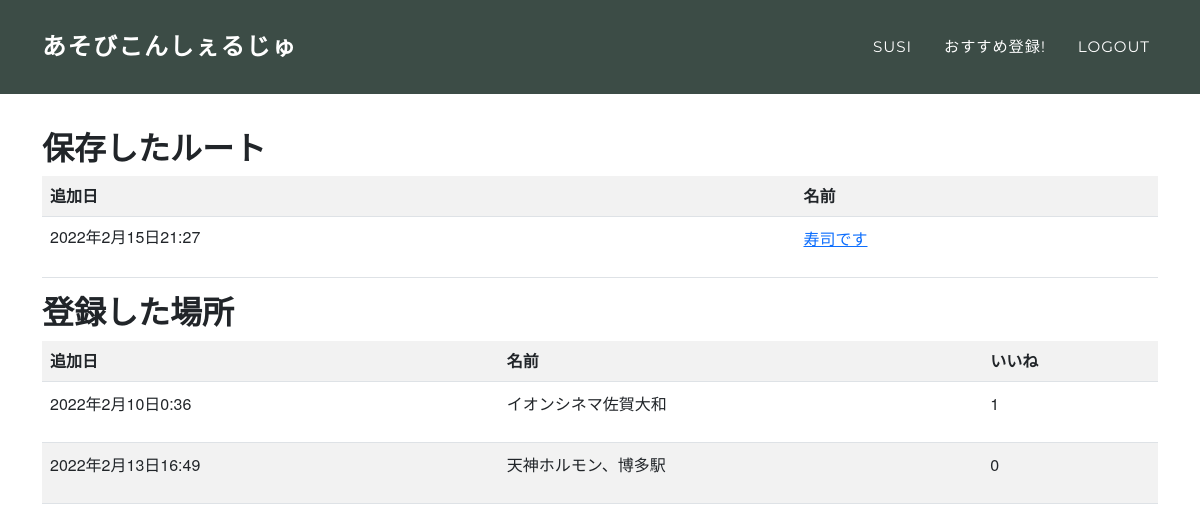
The page /user/1 (signed in) on the database as committed earlier.
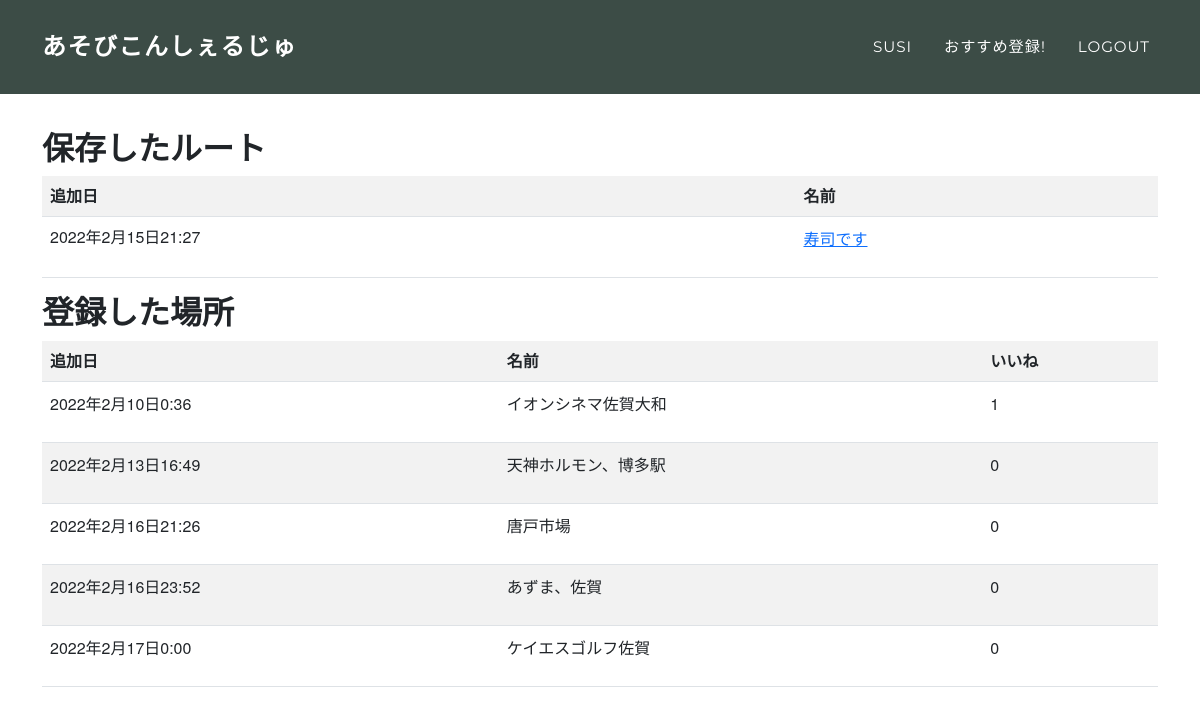
The same page on the database as committed later.
### testRoot/models.py (models this page shows, shortened)
class KeepRoot(models.Model):
    name = models.CharField(max_length=255)
    first = models.ForeignKey(TypeOfPlace, on_delete=models.CASCADE, null=True,related_name='first')
    second = models.ForeignKey(TypeOfPlace, on_delete=models.CASCADE, null=True,related_name='second')
    third = models.ForeignKey(TypeOfPlace, on_delete=models.CASCADE, null=True,related_name='third')
    author = models.ForeignKey(get_user_model(),on_delete=models.CASCADE, null=True)
    created_at = models.DateTimeField(auto_now_add=True, null=True)

class TypeOfPlace(models.Model):
    TYPE_CHOICE = (
        ('eat','ご飯'),
        ('play','遊び'),
    )
    type = models.CharField(max_length=255, choices=TYPE_CHOICE)
    name = models.CharField(max_length=255)
    atmosphere = models.ForeignKey(Atmosphere, on_delete=models.PROTECT, null=True)
    address = models.CharField(max_length=255)
    created_at = models.DateTimeField(auto_now_add=True)
    updated_at = models.DateTimeField(auto_now_add=True)
    pref = models.ForeignKey(PrefeCode, on_delete=models.PROTECT, null=True)
    ido = models.FloatField(null=True)
    keido = models.FloatField(null=True)
    image = models.ImageField(upload_to='images/', null=True)
    author = models.ForeignKey(get_user_model(),on_delete=models.CASCADE, null=True)
    good = models.IntegerField(null=True, default=0)
    comment = models.CharField(max_length=500, null=True)

### testRoot/views.py (the view)
# urls.py: path('user/<int:id>', user, name='user'),
def user(request, id):
    if request.method == 'POST':
        form = KeepRootForm(request.POST)
        if form.is_valid():
            post = form.save(commit=False)
            post.save()
            return redirect('index')
    else:
        lists = KeepRoot.objects.filter(author=request.user)
        lists_place = TypeOfPlace.objects.filter(author=request.user)
        content = {
            'lists': lists,
            'lists_place': lists_place
        }
        return render(request, 'testRoot/user.html', content)

### testRoot/templates/testRoot/user.html
{% extends 'layout.html' %}
{% block content %}
<div class="container" style="margin-top: 130px;">
    <h2>保存したルート</h2>
    <table class="table table-striped table-hover">
        <tr>
            <th>追加日</th><th>名前</th>
        </tr>
        {% for list in lists %}
            <tr>
                <td>{{list.created_at}}</td>
                <td><a href="{% url 'detail' list.pk%}"><p>{{list.name}}</p></a></td>
            </tr>
        {% endfor %}
    </table>
    <h2>登録した場所</h2>
    <table class="table table-striped table-hover">
        <tr>
            <th>追加日</th><th>名前</th><th>いいね</th>
        </tr>
        {% for list in lists_place %}
            <tr>
                <td><p>{{list.created_at}}</p></td>
                <td><p>{{list.name}}</p></td>
                <td><p>{{list.good}}</p></td>
            </tr>
        {% endfor %}
    </table>
</div>
{% endblock %}

### templates/layout.html (shortened to what this page needs)
<!DOCTYPE html>
<html lang="ja">
{% load static %}
<head>
    <link href="https://cdn.jsdelivr.net/npm/bootstrap@5.0.2/dist/css/bootstrap.min.css" rel="stylesheet"
>
    <link rel="stylesheet" href="https://maxst.icons8.com/vue-static/landings/line-awesome/line-awesome/1.3.0/css/line-awesome.min.css" />
    <link rel="stylesheet" href="https://cdn.jsdelivr.net/npm/bootstrap-icons@1.4.0/font/bootstrap-icons.css">
    <link rel="stylesheet" href="{% static 'css/style.css' %}">
    <link rel="stylesheet" href="{% static 'css/index.css' %}">
    <link rel="stylesheet" href="{% static 'css/topPage.css' %}">
    <link rel="stylesheet" href="{% static 'css/topPage1.css' %}">
</head>
<body>
    <nav class="navbar navbar-expand-lg navbar-dark fixed-top" id="mainNav" style="background-color: #3c4c46;">
        <div class="container">
            {% if user.is_authenticated %}
            <a class="navbar-brand" href="{% url 'index' %}">あそびこんしぇるじゅ</a>
            {% else %}
            <a class="navbar-brand" href="{% url 'topPage1' %}">あそびこんしぇるじゅ</a>
            {% endif %}
            <div class="collapse navbar-collapse" id="navbarResponsive">
                <ul class="navbar-nav text-uppercase ms-auto py-4 py-lg-0">
                    {% if user.is_authenticated %}
                    <li class="nav-item">
                        <a href="{% url 'user' user.id%}" class="nav-link">{{user}}</a>
                    </li>
                    <li class="nav-item">
                        <a href="{% url 'test2' %}" class="nav-link">おすすめ登録!</a>
                    </li>
                    <li class="nav-item">
                        <a href='{% url "logout" %}' class="logout nav-link">logout</a>
                    </li>
                    {% endif %}
                </ul>
            </div>
        </div>
    </nav>
    {% block content %}
    {% endblock %}
</body>
</html>

### static/css/style.css (style rules this page uses)
html, body { width: 100%; height: 100%; }

### static/css/index.css (style rules this page uses)
* { margin: 0; padding: 0; box-sizing: border-box; }

### static/css/topPage1.css (style rules this page uses)
* { box-sizing: border-box; }
body { margin: 0; padding-top: 0px; font-family: "メイリオ","Hiragino Kaku Gothic Pro", "ヒラギノ角ゴ Pro W3", Meiryo, "ＭＳ Ｐゴシック", "Helvetica Neue", Helvetica, Arial, sans-serif; background-color: #fff; }

Rows that differ between the two databases and show on the page:
added TypeOfPlace: created_at "2022年2月16日21:26", name "唐戸市場", good "0"
added TypeOfPlace: created_at "2022年2月16日23:52", name "あずま、佐賀", good "0"
added TypeOfPlace: created_at "2022年2月17日0:00", name "ケイエスゴルフ佐賀", good "0"
